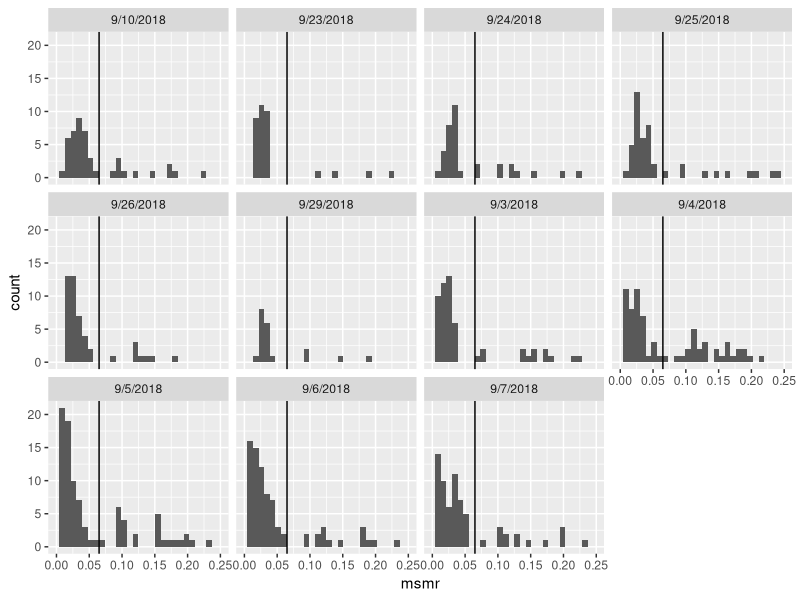
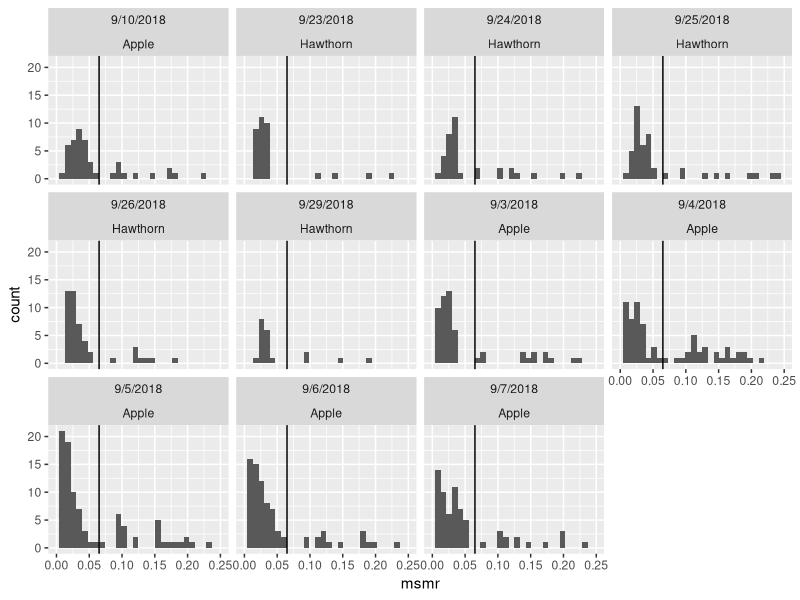
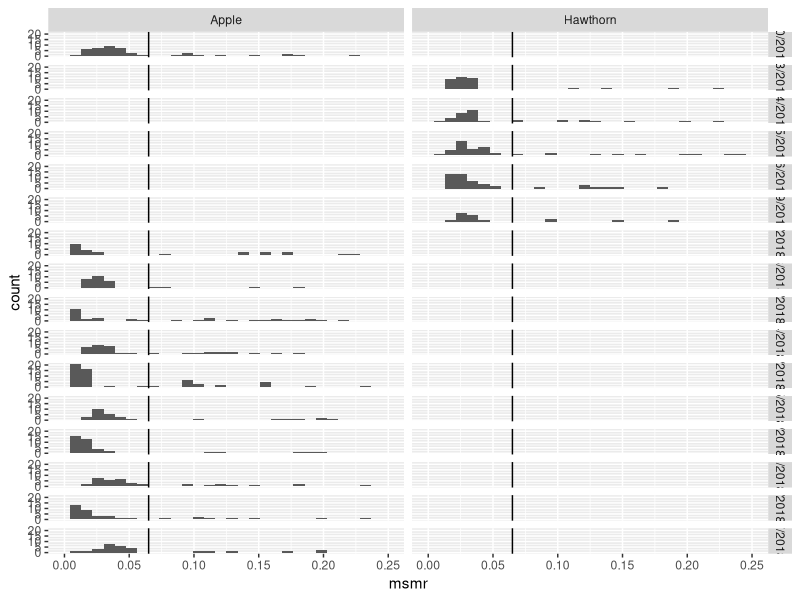

Source code (R) for these figures, in order: (Note: this script raises an error after producing the figures.)
## ---- chunk 1
library(ggplot2)
library(dplyr)
library(data.table)
## ---- chunk 2

resp<-fread("../Data/2018-09-07_Hinal_diapause_determination.csv")
dim(resp)
head(resp)

#resp$msmr<- (resp$day8_resp / resp$day7_weight) 

resp$msmr<- (resp$Respiration/ resp$weight ) 

#if you have multiple cohorts, use this code
ggplot2::ggplot(resp,aes(x=msmr))+geom_histogram()+xlim(0,0.25)+facet_wrap(cohort_date~.)+geom_vline(xintercept=0.065)
#by host
ggplot2::ggplot(resp,aes(x=msmr))+geom_histogram()+xlim(0,0.25)+facet_wrap(cohort_date~Host)+geom_vline(xintercept=0.065)

#by host and cohort date + resp date
resp$co_resp<-paste(resp$cohort_date,resp$day_resp)
ggplot2::ggplot(resp,aes(x=msmr))+geom_histogram()+xlim(0,0.25)+facet_grid(co_resp~Host)+geom_vline(xintercept=0.065)

# it looks like 0.065 is a good cut off for all cohorts; lets parse out samples based on this value

resp$CLASS<-ifelse(resp$msmr<0.065,"Diapause","Non-diapause")

glimpse(resp)

fwrite(resp,"../Data/raw/Respirometry/2018/Hinal/2018-09-19_CLASSING_respirometry.csv")


resp%>%
  group_by(cohort_date,CLASS)%>%
  summarise(n=length(CLASS))

## ---- chunk 3
respA.8<-resp%>%
  subset(Host=="Apple"& day_resp == "8")

ggplot2::ggplot(respA.8,aes(x=msmr))+geom_histogram()+xlim(0,0.25)+facet_wrap(~cohort_date,scale="free")+geom_vline(xintercept=0.065)

## ---- chunk 4
respA.20<-resp%>%
  subset(Host=="Apple"& day_resp == "20")

ggplot2::ggplot(respA.20,aes(x=msmr))+geom_histogram()+xlim(0,0.25)+facet_wrap(~cohort_date,scale="free")+geom_vline(xintercept=0.065)
## ---- chunk 5
respH.8<-resp%>%
  subset(Host=="Hawthorn"& day_resp == "8")

ggplot2::ggplot(respH.8,aes(x=msmr))+geom_histogram()+xlim(0,0.25)+facet_wrap(~cohort_date,scale="free")+geom_vline(xintercept=0.065)

## ---- chunk 6
sessionInfo()
